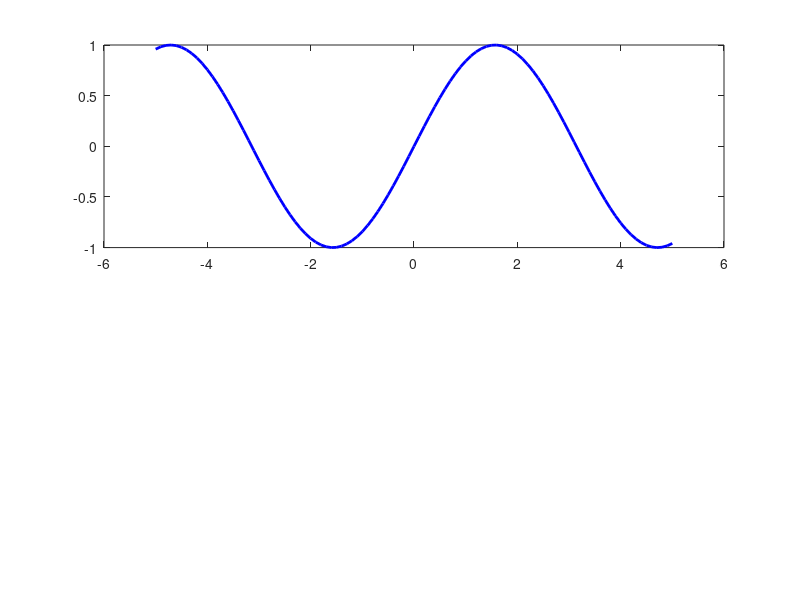

Source code (MATLAB): (Note: this script raises an error after producing the figure.)
% Define the time range and step size
t = -5:0.1:5;

% Generate the original signal
x = sin(t);


% Plot the original and scaled signals
figure;
subplot(2,1,1);
plot(t, x, 'b',  'LineWidth', 2);

% Add a marker at the zero point
xline(0,'--b','LineWidth', 4);

title('Original signal');
xlabel('Time (s)');
ylabel('Amplitude');
legend('Original Signal');
grid on;

% Scale the signal by a factor of 2
x_scaled = sin(2*t);

% Plot the shifted signals
subplot(2,1,2);
plot( t, x_scaled, 'r', 'LineWidth', 2);

% Add a marker at the zero point
xline(0,'--r','LineWidth', 4);

title('Scaling of Continuous Signal');
xlabel('Time (s)');
ylabel('Amplitude');
grid on;